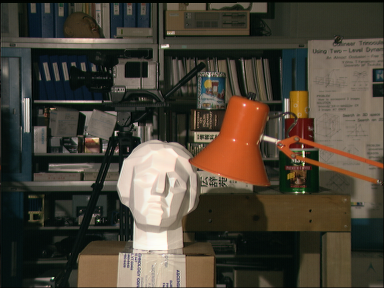
#> input picture flujo optico/imL.png, 384 x 288 px, given in place of the camera
$ python webcam_opticalflow.py
#> lines starting #> are read from the running program, lines starting #| are printed output that depends on the picture
import cv2 as cv
import numpy as np

cap = cv.VideoCapture(0)
ret, frame1 = cap.read()
#> frame1 is the input picture: shape (288, 384, 3); mean B, G, R 55.3, 67.6, 74.7
prvs = cv.cvtColor(frame1, cv.COLOR_BGR2GRAY)
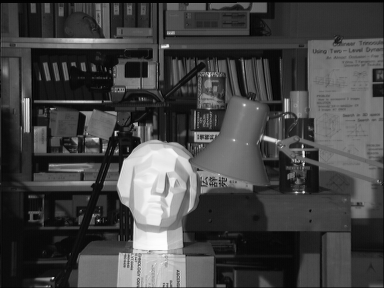
#> prvs: shape (288, 384); min 0, max 253, mean 68.3
hsv = np.zeros_like(frame1)
hsv[..., 1] = 255
while (1):
    ret, frame2 = cap.read()
    next = cv.cvtColor(frame2, cv.COLOR_BGR2GRAY)
    next = cv.bilateralFilter(next, 11, 75, 75)
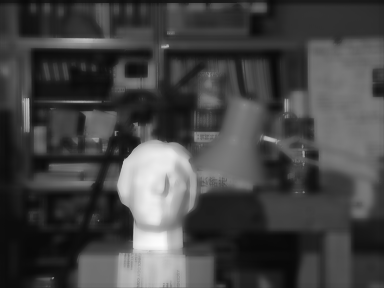
#> next: shape (288, 384); min 8, max 252, mean 68.3
    flow = cv.calcOpticalFlowFarneback(prvs, next, None, 0.5, 3, 15, 3, 5, 1.2, 0)
    mag, ang = cv.cartToPolar(flow[..., 0], flow[..., 1])
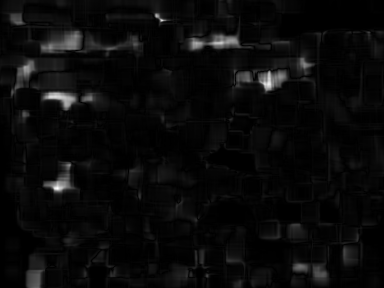
#> mag: shape (288, 384) float32; min 1.06e-05, max 21.51, mean 0.9; drawn with min black and max white
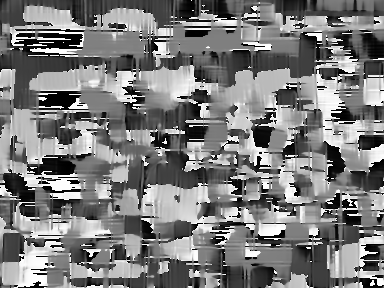
#> ang: shape (288, 384) float32; min 2.17e-05, max 6.28, mean 3.05; drawn with min black and max white
    hsv[..., 0] = ang * 180 / np.pi / 2
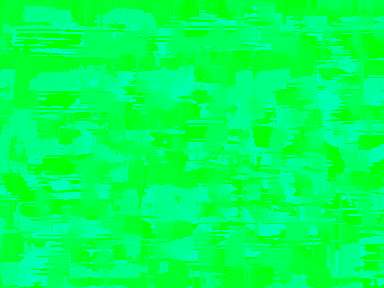
#> hsv: shape (288, 384, 3); mean of channels 0, 1, 2 86.9, 255, 0; drawn as B, G, R
    hsv[..., 2] = cv.normalize(mag, None, 0, 255, cv.NORM_MINMAX)
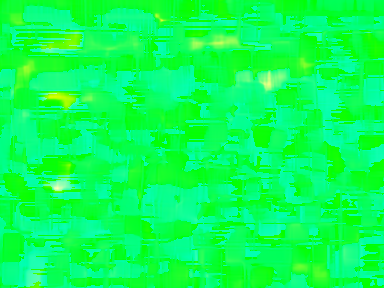
#> hsv: shape (288, 384, 3); mean of channels 0, 1, 2 86.9, 255, 10; drawn as B, G, R
    bgr = cv.cvtColor(hsv, cv.COLOR_HSV2BGR)
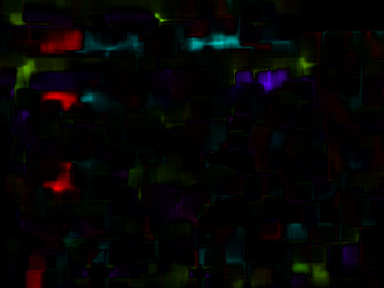
#> bgr: shape (288, 384, 3); mean B, G, R 4.3, 4.8, 5.2
    cv.imshow('frame2', bgr)
    k = cv.waitKey(30) & 0xff
#> (key Esc is pressed here)
    if k == 27:  # ESC para cerrar
        break
    elif k == ord('s'):
        cv.imwrite('opticalfb.png', frame2)
        cv.imwrite('opticalhsv.png', bgr)
    prvs = next
cap.release()
cv.destroyAllWindows()
